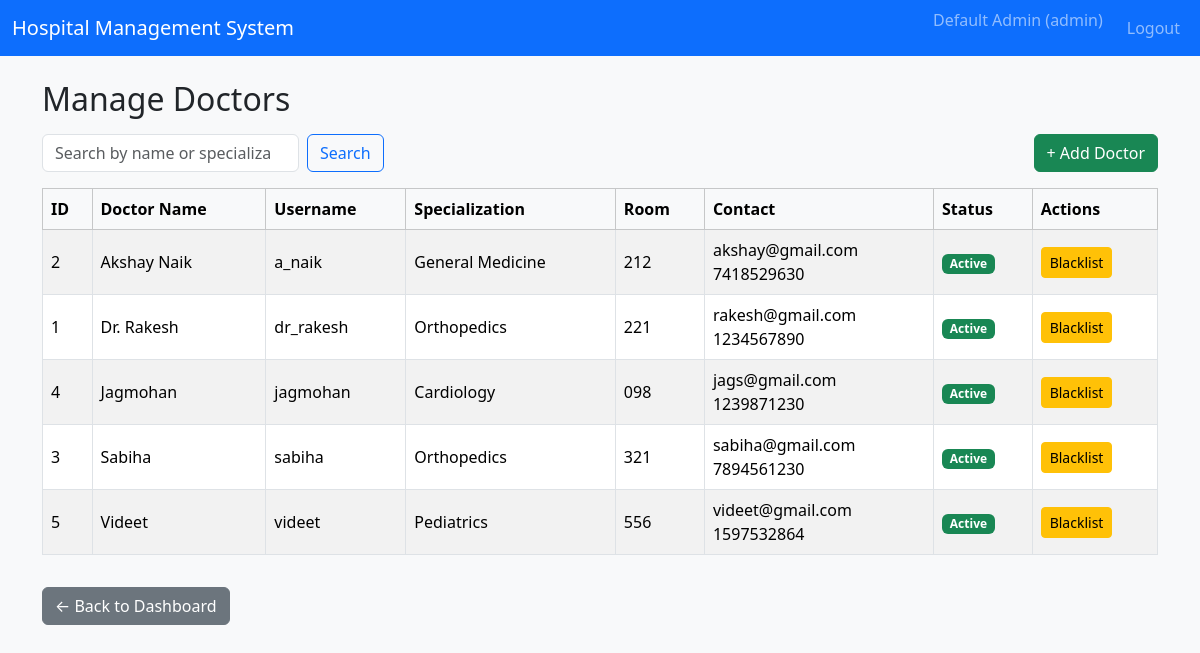
Page /admin/doctors (signed in) on the committed database.
### tables this page shows
CREATE TABLE doctors (
            id INTEGER PRIMARY KEY AUTOINCREMENT,
            user_id INTEGER NOT NULL,
            department_id INTEGER,
            bio TEXT,
            room_no TEXT,
            is_blacklisted INTEGER NOT NULL DEFAULT 0,
            FOREIGN KEY(user_id) REFERENCES users(id),
            FOREIGN KEY(department_id) REFERENCES departments(id)
        );

CREATE TABLE users (
            id INTEGER PRIMARY KEY AUTOINCREMENT,
            username TEXT UNIQUE NOT NULL,
            password_hash TEXT NOT NULL,
            full_name TEXT NOT NULL,
            email TEXT,
            phone TEXT,
            role TEXT NOT NULL CHECK(role IN ('admin', 'doctor', 'patient')),
            is_active INTEGER NOT NULL DEFAULT 1,
            created_at TEXT NOT NULL
        );

CREATE TABLE departments (
            id INTEGER PRIMARY KEY AUTOINCREMENT,
            name TEXT UNIQUE NOT NULL,
            description TEXT,
            created_at TEXT NOT NULL
        );

### controllers/routes.py (the view)
@main_bp.route("/admin/doctors")
@login_required
@role_required("admin")
def admin_doctors():
    q = request.args.get("q", "").strip()
    conn = get_db_connection()
    cur = conn.cursor()
    base_query = """
        SELECT d.id AS doctor_id,
               u.full_name,
               u.username,
               u.email,
               u.phone,
               d.room_no,
               d.is_blacklisted,
               dept.name AS dept_name
        FROM doctors d
        JOIN users u ON d.user_id = u.id
        LEFT JOIN departments dept ON d.department_id = dept.id
    """
    params = []
    if q:
        base_query += """
            WHERE u.full_name LIKE ? OR dept.name LIKE ?
        """
        like_q = f"%{q}%"
        params.extend([like_q, like_q])
    base_query += " ORDER BY u.full_name;"
    cur.execute(base_query, params)
    doctors = cur.fetchall()
    conn.close()
    return render_template("admin_doctors.html", doctors=doctors)

### controllers/routes.py (called while the page is built)
def login_required(view_func):
    @wraps(view_func)
    def wrapped(*args, **kwargs):
        if "user_id" not in session:
            flash("Please log in to continue.", "warning")
            return redirect(url_for("main.login"))
        return view_func(*args, **kwargs)
    return wrapped

def role_required(role):
    def decorator(view_func):
        @wraps(view_func)
        def wrapped(*args, **kwargs):
            if "user_id" not in session or session.get("role") != role:
                flash("Unauthorized access.", "danger")
                return redirect(url_for("main.login"))
            return view_func(*args, **kwargs)
        return wrapped
    return decorator

### models/models.py (called while the page is built)
def get_db_connection():
    conn = sqlite3.connect(DB_PATH)
    conn.row_factory = sqlite3.Row
    return conn

### templates/admin_doctors.html (shortened to what this page needs)
{% extends "base.html" %}
{% block content %}
<h2>Manage Doctors</h2>
<div class="d-flex justify-content-between align-items-center mt-3 mb-3">
    <form class="d-flex" method="GET" action="{{ url_for('main.admin_doctors') }}">
        <input
            class="form-control me-2"
            type="search"
            name="q"
            placeholder="Search by name or specialization"
            value="{{ request.args.get('q', '') }}"
        >
        <button class="btn btn-outline-primary" type="submit">Search</button>
    </form>
    <a href="{{ url_for('main.admin_add_doctor') }}" class="btn btn-success">
        + Add Doctor
    </a>
</div>
<table class="table table-striped table-bordered align-middle">
    <thead class="table-light">
        <tr>
            <th>ID</th>
            <th>Doctor Name</th>
            <th>Username</th>
            <th>Specialization</th>
            <th>Room</th>
            <th>Contact</th>
            <th>Status</th>
            <th>Actions</th>
        </tr>
    </thead>
    <tbody>
    {% if doctors %}
        {% for d in doctors %}
        <tr>
            <td>{{ d['doctor_id'] }}</td>
            <td>{{ d['full_name'] }}</td>
            <td>{{ d['username'] }}</td>
            <td>{{ d['dept_name'] or 'N/A' }}</td>
            <td>{{ d['room_no'] or '-' }}</td>
            <td>
                {{ d['email'] or '-' }}<br>
                {{ d['phone'] or '-' }}
            </td>
            <td>
                {% if d['is_blacklisted'] %}
                    <span class="badge bg-danger">Blacklisted</span>
                {% else %}
                    <span class="badge bg-success">Active</span>
                {% endif %}
            </td>
            <td>
                <a
                    href="{{ url_for('main.admin_toggle_doctor_blacklist', doctor_id=d['doctor_id']) }}"
                    class="btn btn-sm {% if d['is_blacklisted'] %}btn-success{% else %}btn-warning{% endif %}"
                >
                    {% if d['is_blacklisted'] %}Unblacklist{% else %}Blacklist{% endif %}
                </a>
            </td>
        </tr>
        {% endfor %}
    {% else %}
        <tr>
            <td colspan="8" class="text-center">No doctors found.</td>
        </tr>
    {% endif %}
    </tbody>
</table>
<a href="{{ url_for('main.admin_dashboard') }}" class="btn btn-secondary mt-3">
    ← Back to Dashboard
</a>
{% endblock %}

### rows in the picture
doctors: doctor_id "2", full_name "Akshay Naik", username "a_naik", name "General Medicine", room_no "212", email "akshay@gmail.com", phone "7418529630", is_blacklisted "Active"
doctors: doctor_id "1", full_name "Dr. Rakesh", username "dr_rakesh", name "Orthopedics", room_no "221", email "rakesh@gmail.com", phone "1234567890", is_blacklisted "Active"
doctors: doctor_id "4", full_name "Jagmohan", username "jagmohan", name "Cardiology", room_no "098", email "jags@gmail.com", phone "1239871230", is_blacklisted "Active"
doctors: doctor_id "3", full_name "Sabiha", username "sabiha", name "Orthopedics", room_no "321", email "sabiha@gmail.com", phone "7894561230", is_blacklisted "Active"
doctors: doctor_id "5", full_name "Videet", username "videet", name "Pediatrics", room_no "556", email "videet@gmail.com", phone "1597532864", is_blacklisted "Active"

### other values in the picture
{{ session.get('full_name', '') }} "Default Admin"
{{ session.get('role', '') }} "admin"
